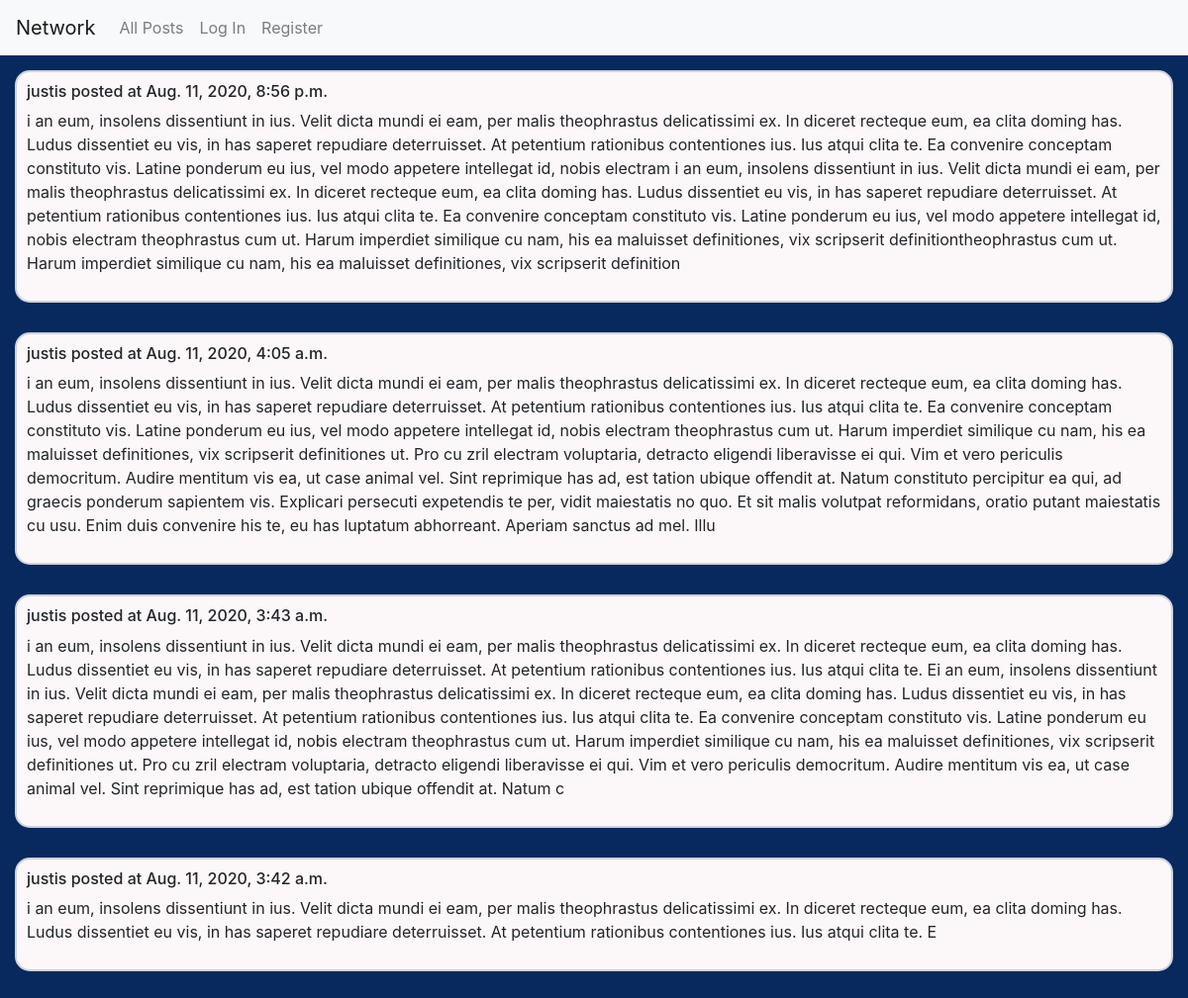
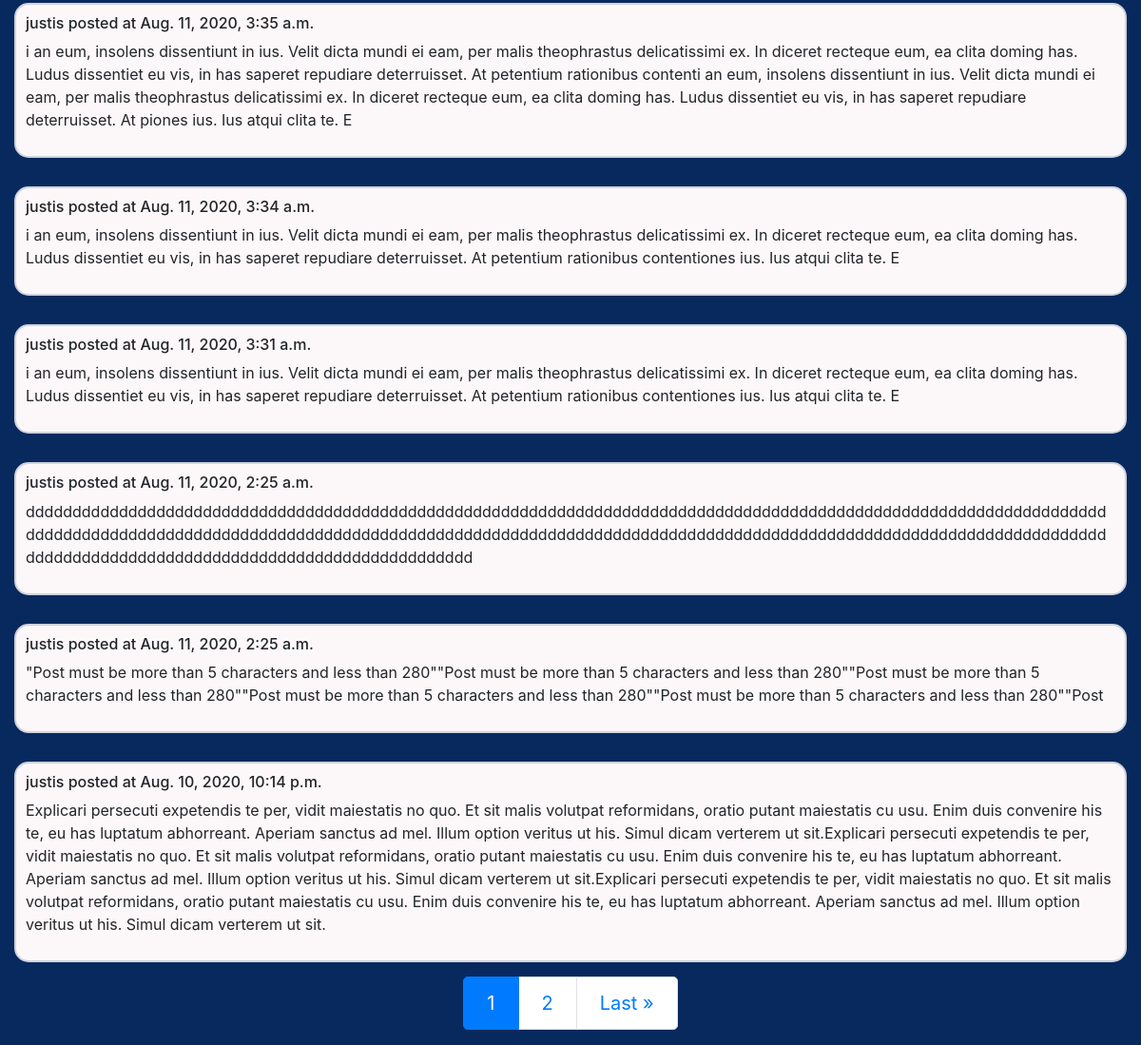
Before: / with the older database file (2 pictures, top to bottom).
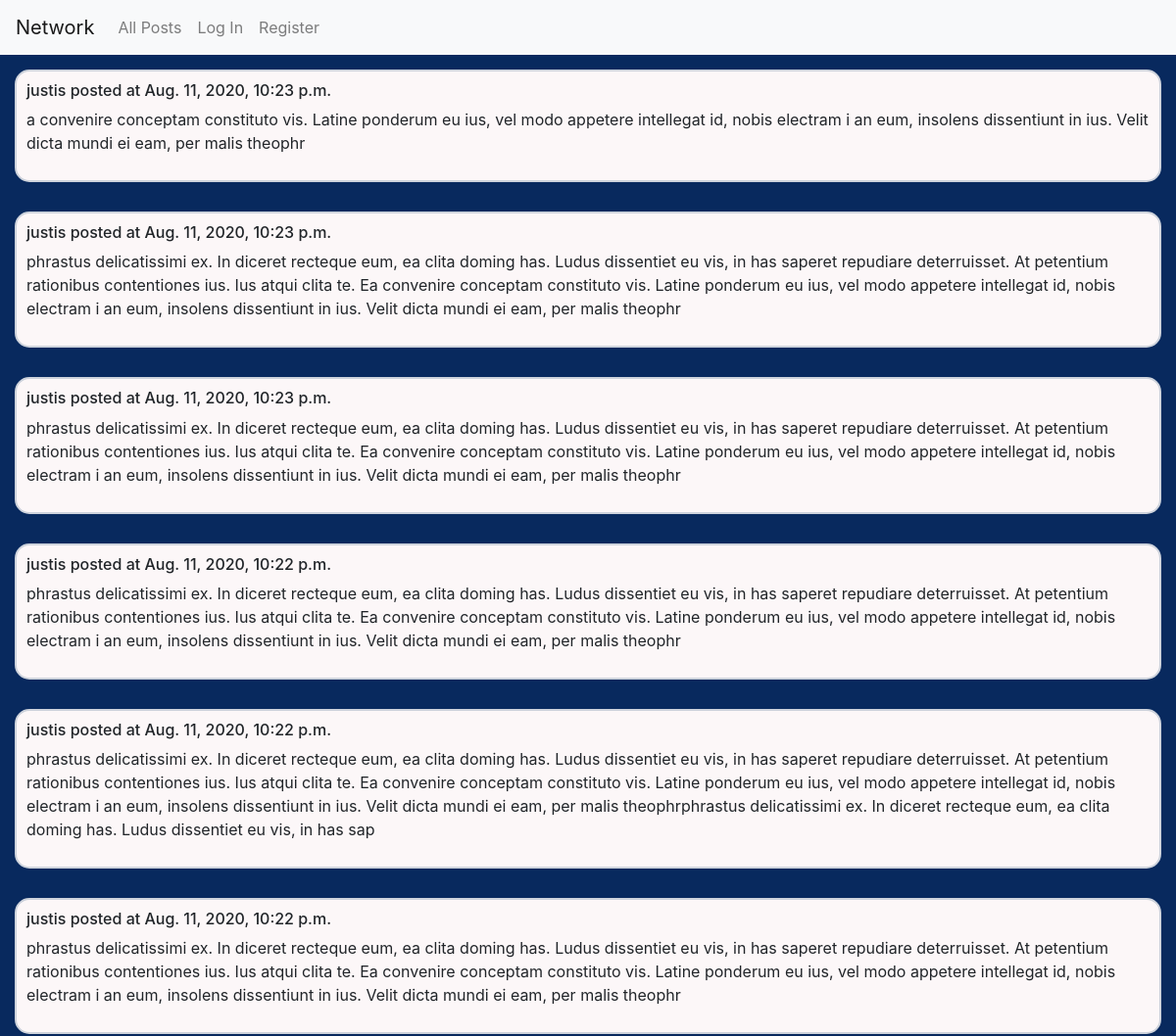
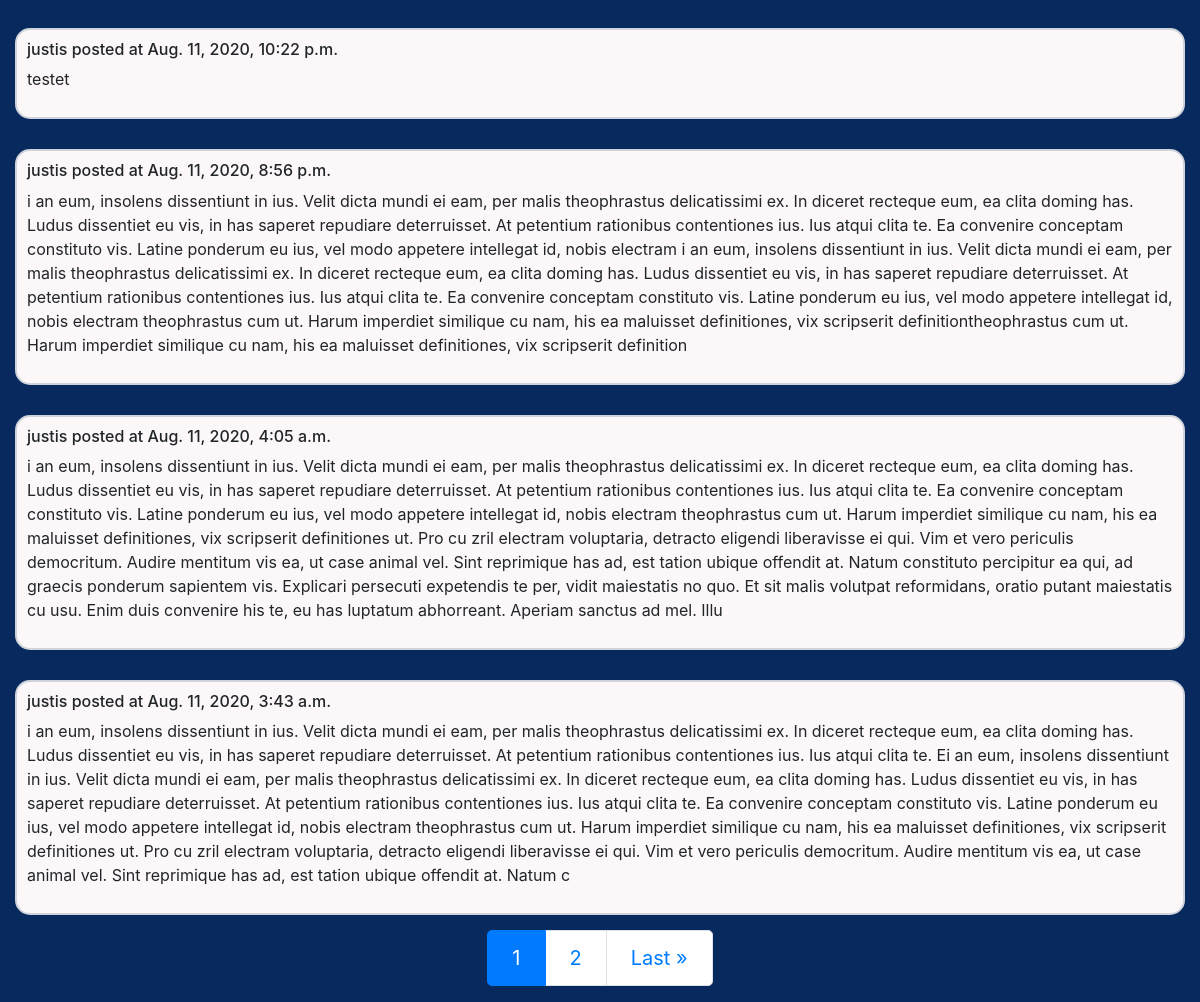
After: the same page with the newer database file (2 pictures, top to bottom).
### network/models.py (models this page shows)
class Post(models.Model):
    user = models.ForeignKey(
        User,
        on_delete=models.CASCADE
    )
    date = models.DateTimeField(auto_now_add=True)
    text = models.TextField(max_length=500)
    likes = models.ManyToManyField(
        User,
        related_name='liker',
        blank=True
    )

class User(AbstractUser):
    pass

### network/views.py (the view)
# urls.py: path("", views.index, name="index"),
def index(request, message=None):
    posts = Post.objects.order_by("-date").all().annotate(num_posts=Count("likes"))
    paginator = Paginator(posts, 10) # Show 10 posts per page.
    page_number = request.GET.get("page")
    page_obj = paginator.get_page(page_number)
    return render(request, "network/index.html", {
        "page_obj": page_obj,
        "message": message
        })

### network/templates/network/index.html (shortened to what this page needs)
{% extends "network/layout.html" %}
{% block body %}
    <div class="body-container">
        <div class="post-container">
        {% for post in page_obj %}
            <div class="post" id="{{ post.id }}">
                <h6>{{ post.user }} posted at {{ post.date}}</h6>
                <p>{{ post.text }}</p>
            </div>
        {% endfor %}
            <nav class="paginator" aria-label="...">
                <ul class="pagination pagination-lg">
                    <li class="page-item active" aria-current="page">
                        <span class="page-link">
                            {{ page_obj.number }}
                        </span>
                    </li>
                    {% if page_obj.has_next %}
                        <li class="page-item"><a class="page-link" href="?page={{ page_obj.next_page_number }}">{{ page_obj.next_page_number }}</a></li>
                        <li class="page-item"><a class="page-link" href="?page={{ page_obj.paginator.num_pages }}">Last &raquo;</a></li>
                    {% endif %}
                </ul>
            </nav>
        </div>
    </div>
{% endblock %}

Changed rows visible on the page:
no longer on this page (row unchanged): Post: user "justis", date "Aug. 11, 2020, 3:42 a.m.", text "i an eum, insolens dissentiunt in ius. Velit dicta mundi ei eam, per malis theophrastus delicatissimi ex. In diceret recteque eum, ea clita doming has. Ludus dissentiet eu vis, in has saperet repudiare deterruisset. At petentium rationibus contentiones ius. Ius atqui clita te. E"
no longer on this page (row unchanged): Post: user "justis", date "Aug. 11, 2020, 3:35 a.m.", text "i an eum, insolens dissentiunt in ius. Velit dicta mundi ei eam, per malis theophrastus delicatissimi ex. In diceret recteque eum, ea clita doming has. Ludus dissentiet eu vis, in has saperet repudiare deterruisset. At petentium rationibus contenti an eum, insolens dissentiunt in ius. Velit dicta mundi ei eam, per malis theophrastus delicatissimi ex. In diceret recteque eum, ea clita doming has. Ludus dissentiet eu vis, in has saperet repudiare deterruisset. At piones ius. Ius atqui clita te. E"
no longer on this page (row unchanged): Post: user "justis", date "Aug. 11, 2020, 3:34 a.m.", text "i an eum, insolens dissentiunt in ius. Velit dicta mundi ei eam, per malis theophrastus delicatissimi ex. In diceret recteque eum, ea clita doming has. Ludus dissentiet eu vis, in has saperet repudiare deterruisset. At petentium rationibus contentiones ius. Ius atqui clita te. E"
no longer on this page (row unchanged): Post: user "justis", date "Aug. 11, 2020, 3:31 a.m.", text "i an eum, insolens dissentiunt in ius. Velit dicta mundi ei eam, per malis theophrastus delicatissimi ex. In diceret recteque eum, ea clita doming has. Ludus dissentiet eu vis, in has saperet repudiare deterruisset. At petentium rationibus contentiones ius. Ius atqui clita te. E"
no longer on this page (row unchanged): Post: user "justis", date "Aug. 11, 2020, 2:25 a.m.", text "dddddddddddddddddddddddddddddddddddddddddddddddddddddddddddddddddddddddddddddddddddddddddddddddddddddddddddddddddddddddddddddddddddddddddddddddddddddddddddddddddddddddddddddddddddddddddddddddddddddddddddddddddddddddddddddddddddddddddddddddddddddddddddddddddddddddddddddddddddddddd"
no longer on this page (row unchanged): Post: user "justis", date "Aug. 11, 2020, 2:25 a.m.", text "\"Post must be more than 5 characters and less than 280\"\"Post must be more than 5 characters and less than 280\"\"Post must be more than 5 characters and less than 280\"\"Post must be more than 5 characters and less than 280\"\"Post must be more than 5 characters and less than 280\"\"Post"
no longer on this page (row unchanged): Post: user "justis", date "Aug. 10, 2020, 10:14 p.m.", text "Explicari persecuti expetendis te per, vidit maiestatis no quo. Et sit malis volutpat reformidans, oratio putant maiestatis cu usu. Enim duis convenire his te, eu has luptatum abhorreant. Aperiam sanctus ad mel. Illum option veritus ut his. Simul dicam verterem ut sit.Explicari persecuti expetendis te per, vidit maiestatis no quo. Et sit malis volutpat reformidans, oratio putant maiestatis cu usu. Enim duis convenire his te, eu has luptatum abhorreant. Aperiam sanctus ad mel. Illum option veritus ut his. Simul dicam verterem ut sit.Explicari persecuti expetendis te per, vidit maiestatis no quo. Et sit malis volutpat reformidans, oratio putant maiestatis cu usu. Enim duis convenire his te,…"
added Post: user "justis", date "Aug. 11, 2020, 10:23 p.m.", text "a convenire conceptam constituto vis. Latine ponderum eu ius, vel modo appetere intellegat id, nobis electram i an eum, insolens dissentiunt in ius. Velit dicta mundi ei eam, per malis theophr"
added Post: user "justis", date "Aug. 11, 2020, 10:23 p.m.", text "phrastus delicatissimi ex. In diceret recteque eum, ea clita doming has. Ludus dissentiet eu vis, in has saperet repudiare deterruisset. At petentium rationibus contentiones ius. Ius atqui clita te. Ea convenire conceptam constituto vis. Latine ponderum eu ius, vel modo appetere intellegat id, nobis electram i an eum, insolens dissentiunt in ius. Velit dicta mundi ei eam, per malis theophr"
added Post: user "justis", date "Aug. 11, 2020, 10:23 p.m.", text "phrastus delicatissimi ex. In diceret recteque eum, ea clita doming has. Ludus dissentiet eu vis, in has saperet repudiare deterruisset. At petentium rationibus contentiones ius. Ius atqui clita te. Ea convenire conceptam constituto vis. Latine ponderum eu ius, vel modo appetere intellegat id, nobis electram i an eum, insolens dissentiunt in ius. Velit dicta mundi ei eam, per malis theophr"
added Post: user "justis", date "Aug. 11, 2020, 10:22 p.m.", text "phrastus delicatissimi ex. In diceret recteque eum, ea clita doming has. Ludus dissentiet eu vis, in has saperet repudiare deterruisset. At petentium rationibus contentiones ius. Ius atqui clita te. Ea convenire conceptam constituto vis. Latine ponderum eu ius, vel modo appetere intellegat id, nobis electram i an eum, insolens dissentiunt in ius. Velit dicta mundi ei eam, per malis theophr"
added Post: user "justis", date "Aug. 11, 2020, 10:22 p.m.", text "phrastus delicatissimi ex. In diceret recteque eum, ea clita doming has. Ludus dissentiet eu vis, in has saperet repudiare deterruisset. At petentium rationibus contentiones ius. Ius atqui clita te. Ea convenire conceptam constituto vis. Latine ponderum eu ius, vel modo appetere intellegat id, nobis electram i an eum, insolens dissentiunt in ius. Velit dicta mundi ei eam, per malis theophrphrastus delicatissimi ex. In diceret recteque eum, ea clita doming has. Ludus dissentiet eu vis, in has sap"
added Post: user "justis", date "Aug. 11, 2020, 10:22 p.m.", text "phrastus delicatissimi ex. In diceret recteque eum, ea clita doming has. Ludus dissentiet eu vis, in has saperet repudiare deterruisset. At petentium rationibus contentiones ius. Ius atqui clita te. Ea convenire conceptam constituto vis. Latine ponderum eu ius, vel modo appetere intellegat id, nobis electram i an eum, insolens dissentiunt in ius. Velit dicta mundi ei eam, per malis theophr"
added Post: user "justis", date "Aug. 11, 2020, 10:22 p.m.", text "testet"
